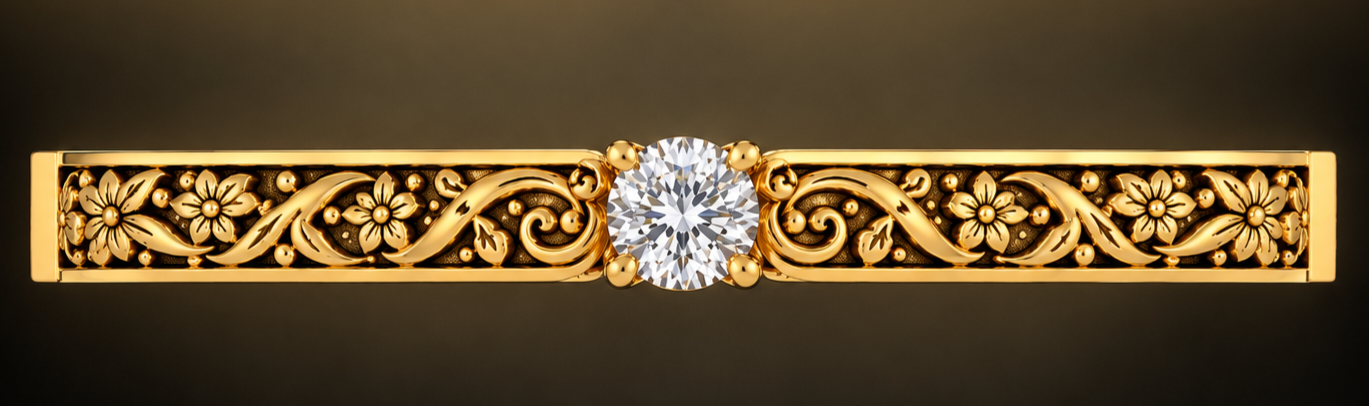
#> input picture reference/solitaire_flat.png, 1369 x 406 px, found by its file name
$ python sol1.py
#> lines starting #> are read from the running program, lines starting #| are printed output that depends on the picture; after the words box and inside, x2 and y2 are one past the last pixel; in counts of white or black regions, pixels touching at a corner belong together
# sol1: solitaire shank ref (reference/solitaire_flat.png) -> gold mask + first-pass height map of the pattern window
import cv2,numpy as np,os
from scipy import ndimage as ndi
O=os.environ.get('SOL_OUT','/tmp/sol'); os.makedirs(O,exist_ok=True)
g=lambda a,s: cv2.GaussianBlur(a,(0,0),s)
im=cv2.imread('reference/solitaire_flat.png')
#> im is the input picture: shape (406, 1369, 3); mean B, G, R 45.2, 74.8, 93.6
X0,X1,Y0,Y1=[int(v) for v in os.environ.get('WIN','62,1308,166,269').split(',')]   # pattern window (default: rails excluded); stone sits at x 605..760. D43 shank map: WIN=62,600,151,285 (left half incl. rails)
c=im[Y0:Y1,X0:X1]; L=cv2.cvtColor(c,cv2.COLOR_BGR2LAB)[...,0].astype(np.float32)
#> after `c = im[Y0:Y1, X0:X1]`:
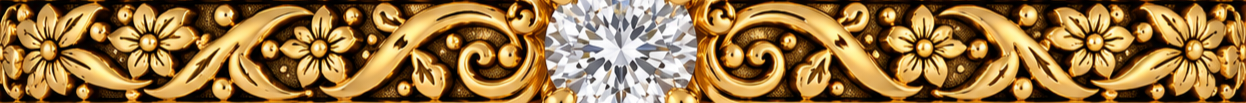
#> c: shape (103, 1246, 3); mean B, G, R 66.1, 116.3, 151.1
hsv=cv2.cvtColor(c,cv2.COLOR_BGR2HSV).astype(np.float32)
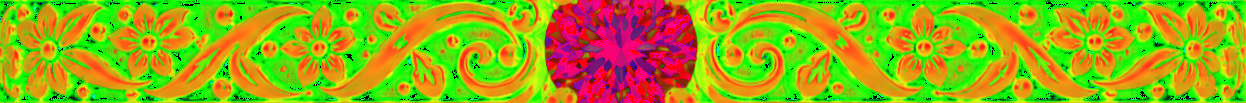
#> hsv: shape (103, 1246, 3) float32; mean B, G, R 23.2, 169.5, 151.5
sc=g(L,1.2)
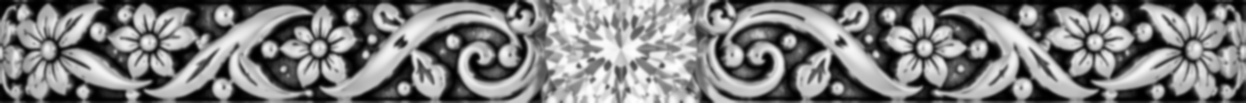
#> sc: shape (103, 1246) float32; min 0.144, max 254.5, mean 126.9
th=float(os.environ.get('TH',104))
m=(sc>th).astype(np.uint8)
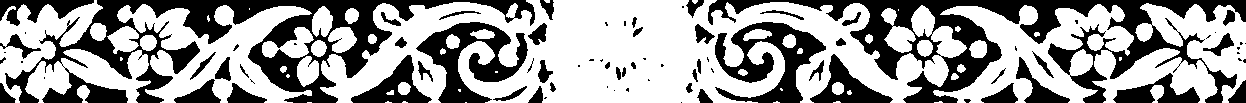
#> m: shape (103, 1246); values 0 (black) and 1 (white), 61.1% white; 84 black regions (34 under 20 px), largest, box (x1, y1, x2, y2) and area: (5, 0, 535, 103) 15424, (708, 0, 1246, 103) 14901, (715, 22, 826, 103) 4001
m=cv2.morphologyEx(m,cv2.MORPH_OPEN,cv2.getStructuringElement(cv2.MORPH_ELLIPSE,(3,3)))
#> m: shape (103, 1246); values 0 (black) and 1 (white), 61% white; 79 black regions (33 under 20 px), largest, box (x1, y1, x2, y2) and area: (5, 0, 535, 103) 15488, (708, 0, 1246, 103) 15077, (715, 22, 826, 103) 4018
lab,n=ndi.label(m); sz=ndi.sum(m,lab,range(1,n+1));
#> after `lab, n = ndi.label(m)`:
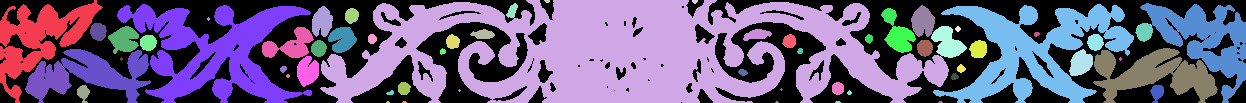
#> lab: shape (103, 1246) int32; 61 distinct labels, from 0 to 60; one colour per label, 0 black
#> after `lab, n = ndi.label(m)`: n = 60
#> after `sz = ndi.sum(m, lab, range(1, n + 1))`: sz = 60 values, max 37466 at index 1, min 5 at index 51, mean 1304.1
for i,s in enumerate(sz):
    if s<12: m[lab==i+1]=0
#> this loop made 60 passes
#> s on passes 1 to 12: 3981, 37466, 14, 18, 108, 4260, 8381, 8267, 543, 472, 170, 182
#> m: shape (103, 1246); values 0 (black) and 1 (white), 60.9% white; 79 black regions (33 under 20 px), largest, box (x1, y1, x2, y2) and area: (5, 0, 535, 103) 15504, (708, 0, 1246, 103) 15093, (715, 22, 826, 103) 4029
print('window',c.shape,'gold frac',m.mean().round(3))
#| window (103, 1246, 3) gold frac 0.609
np.save(O+'/mask.npy',m)
ov=c.copy(); ov[m==0]=(ov[m==0]*0.35+np.array([0,0,160])*0.65).astype(np.uint8)
#> after `ov[m == 0] = (ov[m == 0] * 0.35 + np.array([0, 0, 160]) * 0.65).astype`:
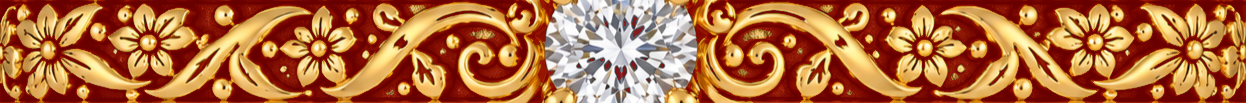
#> ov: shape (103, 1246, 3); mean B, G, R 64.6, 109.1, 177.6
cv2.imwrite(O+'/mask_left.png',cv2.resize(ov[:, :560],None,fx=2,fy=2,interpolation=cv2.INTER_NEAREST))
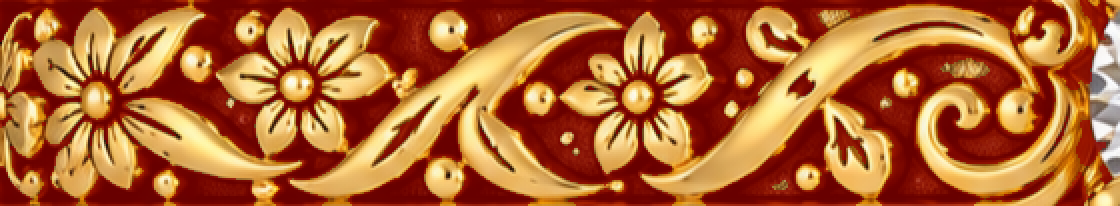
#> saved as mask_left.png: shape (206, 1120, 3); mean B, G, R 51.8, 99.9, 175.3
